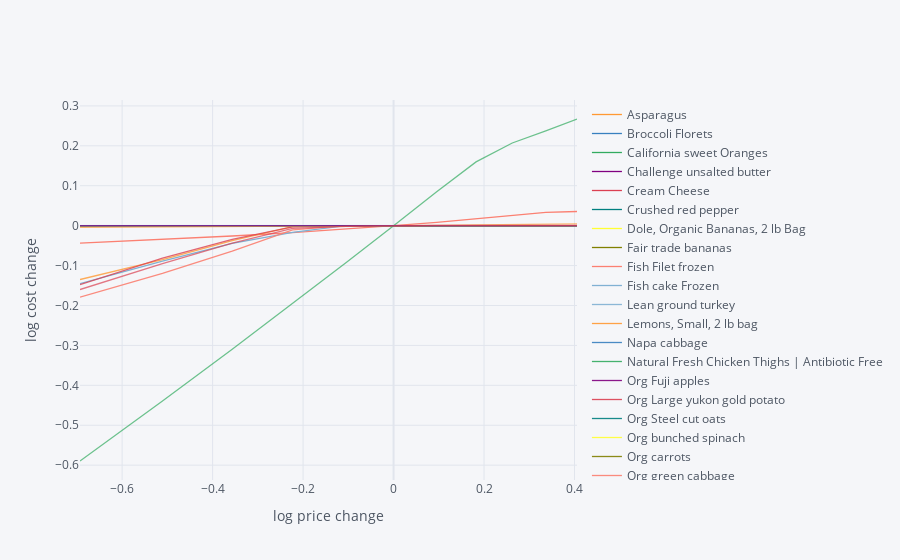

Notebook code for this chart:
### Markdown cell above
## Effects of Price Changes on Subsistence Diet Cost

### Code cell
import cufflinks as cf
cf.go_offline()

scale = [.5,.6,.7,.8,.9,1.,1.1,1.2,1.3,1.4,1.5]

cost0 = solve_subsistence_problem(FoodNutrients,Prices,bmin[group],bmax[group],tol=tol).fun

Price_response={}
for s in scale:
    cost = {}
    for i,p in enumerate(Prices):
        my_p = Prices.copy()
        my_p[i] = p*s
        result = solve_subsistence_problem(FoodNutrients,my_p, bmin[group], bmax[group],tol=tol)
        cost[Prices.index[i]] = np.log(result.fun/cost0)
    Price_response[np.log(s)] = cost

Price_response = pd.DataFrame(Price_response).T
Price_response.iplot(xTitle='log price change',yTitle='log cost change')

### Figure 1 — Plotly figure (JSON) as saved in the notebook; plotly's stock layout.template omitted (floating-point values rounded to 4 significant figures)
{"data": [{"line": {"color": "rgba(255, 153, 51, 1.0)", "dash": "solid", "shape": "linear", "width": 1.3}, "mode": "lines", "name": "Asparagus", "text": "", "type": "scatter", "x": [-0.6931, -0.5108, -0.3567, -0.2231, -0.1054, 0, 0.09531, 0.1823, 0.2624, 0.3365, 0.4055], "y": [4.803e-08, 3.337e-08, 1.785e-08, 2.608e-09, -4.38e-09, 0, -1.203e-08, -1.73e-08, -1.741e-08, -2.245e-08, -2.312e-08]}, {"line": {"color": "rgba(55, 128, 191, 1.0)", "dash": "solid", "shape": "linear", "width": 1.3}, "mode": "lines", "name": "Broccoli Florets", "text": "", "type": "scatter", "x": [-0.6931, -0.5108, -0.3567, -0.2231, -0.1054, 0, 0.09531, 0.1823, 0.2624, 0.3365, 0.4055], "y": [7.906e-09, 1.134e-08, 9.823e-09, 3.299e-09, -7.477e-09, 0, -1.461e-08, -2.247e-08, -1.165e-08, -2.37e-08, -2.374e-08]}, {"line": {"color": "rgba(50, 171, 96, 1.0)", "dash": "solid", "shape": "linear", "width": 1.3}, "mode": "lines", "name": "California sweet Oranges", "text": "", "type": "scatter", "x": [-0.6931, -0.5108, -0.3567, -0.2231, -0.1054, 0, 0.09531, 0.1823, 0.2624, 0.3365, 0.4055], "y": [-0.000293, 1.308e-07, 1.474e-07, 9.954e-08, 2.916e-08, 0, -1.71e-08, -2.342e-08, -1.211e-08, -2.329e-08, -2.327e-08]}, {"line": {"color": "rgba(128, 0, 128, 1.0)", "dash": "solid", "shape": "linear", "width": 1.3}, "mode": "lines", "name": "Challenge unsalted butter", "text": "", "type": "scatter", "x": [-0.6931, -0.5108, -0.3567, -0.2231, -0.1054, 0, 0.09531, 0.1823, 0.2624, 0.3365, 0.4055], "y": [-2.412e-08, -2.418e-08, -2.33e-08, -2.243e-08, -1.493e-08, 0, -3.123e-10, 2.533e-08, 4.82e-08, 6.56e-08, 7.883e-08]}, {"line": {"color": "rgba(219, 64, 82, 1.0)", "dash": "solid", "shape": "linear", "width": 1.3}, "mode": "lines", "name": "Cream Cheese", "text": "", "type": "scatter", "x": [-0.6931, -0.5108, -0.3567, -0.2231, -0.1054, 0, 0.09531, 0.1823, 0.2624, 0.3365, 0.4055], "y": [-2.285e-08, -2.192e-08, 7.958e-09, 7.333e-08, 6.577e-08, 0, -2.335e-08, -2.349e-08, -2.361e-08, -2.373e-08, -2.366e-08]}, {"line": {"color": "rgba(0, 128, 128, 1.0)", "dash": "solid", "shape": "linear", "width": 1.3}, "mode": "lines", "name": "Crushed red pepper ", "text": "", "type": "scatter", "x": [-0.6931, -0.5108, -0.3567, -0.2231, -0.1054, 0, 0.09531, 0.1823, 0.2624, 0.3365, 0.4055], "y": [0, 0, 0, 0, 0, 0, 0, 0, 0, 0, 0]}, {"line": {"color": "rgba(255, 255, 51, 1.0)", "dash": "solid", "shape": "linear", "width": 1.3}, "mode": "lines", "name": "Dole, Organic Bananas, 2 lb Bag", "text": "", "type": "scatter", "x": [-0.6931, -0.5108, -0.3567, -0.2231, -0.1054, 0, 0.09531, 0.1823, 0.2624, 0.3365, 0.4055], "y": [-0.0005081, -2.433e-08, 2.962e-08, -4.774e-09, 1.557e-09, 0, -3.629e-09, -8.737e-09, -1.565e-08, -1.766e-08, -8.331e-09]}, {"line": {"color": "rgba(128, 128, 0, 1.0)", "dash": "solid", "shape": "linear", "width": 1.3}, "mode": "lines", "name": "Fair trade bananas", "text": "", "type": "scatter", "x": [-0.6931, -0.5108, -0.3567, -0.2231, -0.1054, 0, 0.09531, 0.1823, 0.2624, 0.3365, 0.4055], "y": [-1.014e-08, -2.226e-08, -2.25e-08, -1.699e-08, -1.773e-08, 0, -7.699e-09, 7.198e-09, 2.053e-08, 3.09e-08, 3.809e-08]}, {"line": {"color": "rgba(251, 128, 114, 1.0)", "dash": "solid", "shape": "linear", "width": 1.3}, "mode": "lines", "name": "Fish Filet frozen", "text": "", "type": "scatter", "x": [-0.6931, -0.5108, -0.3567, -0.2231, -0.1054, 0, 0.09531, 0.1823, 0.2624, 0.3365, 0.4055], "y": [-0.04358, -0.03471, -0.02592, -0.01721, -0.008566, 0, 0.008493, 0.01691, 0.02527, 0.03355, 0.0355]}, {"line": {"color": "rgba(128, 177, 211, 1.0)", "dash": "solid", "shape": "linear", "width": 1.3}, "mode": "lines", "name": "Fish cake Frozen", "text": "", "type": "scatter", "x": [-0.6931, -0.5108, -0.3567, -0.2231, -0.1054, 0, 0.09531, 0.1823, 0.2624, 0.3365, 0.4055], "y": [-0.1453, -0.0889, -0.04413, -0.01688, 5.289e-09, 0, -2.425e-08, -2.373e-08, 4.864e-08, 5.565e-08, -1.993e-08]}, {"line": {"color": "rgba(128, 177, 211, 0.8999999999999999)", "dash": "solid", "shape": "linear", "width": 1.3}, "mode": "lines", "name": "Lean ground turkey", "text": "", "type": "scatter", "x": [-0.6931, -0.5108, -0.3567, -0.2231, -0.1054, 0, 0.09531, 0.1823, 0.2624, 0.3365, 0.4055], "y": [2.009e-08, -4.284e-10, -1.922e-09, -6.35e-09, -3.488e-09, 0, -1.557e-09, -6.173e-09, 3.997e-09, 1.476e-08, 2.526e-08]}, {"line": {"color": "rgba(255, 153, 51, 0.8999999999999999)", "dash": "solid", "shape": "linear", "width": 1.3}, "mode": "lines", "name": "Lemons, Small, 2 lb bag", "text": "", "type": "scatter", "x": [-0.6931, -0.5108, -0.3567, -0.2231, -0.1054, 0, 0.09531, 0.1823, 0.2624, 0.3365, 0.4055], "y": [-2.304e-08, -2.334e-08, 1.124e-09, 4.259e-09, -1.445e-09, 0, -1.759e-08, -2.416e-08, -2.334e-08, -2.338e-08, -2.342e-08]}, {"line": {"color": "rgba(55, 128, 191, 0.8999999999999999)", "dash": "solid", "shape": "linear", "width": 1.3}, "mode": "lines", "name": "Napa cabbage", "text": "", "type": "scatter", "x": [-0.6931, -0.5108, -0.3567, -0.2231, -0.1054, 0, 0.09531, 0.1823, 0.2624, 0.3365, 0.4055], "y": [-2.432e-08, -2.43e-08, -2.299e-08, -1.94e-08, 2.258e-08, 0, -2.272e-08, -2.336e-08, -2.344e-08, -2.352e-08, -2.36e-08]}, {"line": {"color": "rgba(50, 171, 96, 0.8999999999999999)", "dash": "solid", "shape": "linear", "width": 1.3}, "mode": "lines", "name": "Natural Fresh Chicken Thighs | Antibiotic Free", "text": "", "type": "scatter", "x": [-0.6931, -0.5108, -0.3567, -0.2231, -0.1054, 0, 0.09531, 0.1823, 0.2624, 0.3365, 0.4055], "y": [-2.324e-08, -2.326e-08, -2.424e-08, -2.27e-08, -2.051e-08, 0, 2.263e-09, 2.807e-08, 4.814e-08, 6.131e-08, 6.884e-08]}, {"line": {"color": "rgba(128, 0, 128, 0.8999999999999999)", "dash": "solid", "shape": "linear", "width": 1.3}, "mode": "lines", "name": "Org Fuji apples", "text": "", "type": "scatter", "x": [-0.6931, -0.5108, -0.3567, -0.2231, -0.1054, 0, 0.09531, 0.1823, 0.2624, 0.3365, 0.4055], "y": [-2.321e-08, -2.322e-08, -2.323e-08, -2.322e-08, -2.249e-08, 0, 2.538e-08, 6.632e-08, 8.67e-08, 8.589e-08, 6.835e-08]}, {"line": {"color": "rgba(219, 64, 82, 0.8999999999999999)", "dash": "solid", "shape": "linear", "width": 1.3}, "mode": "lines", "name": "Org Large yukon gold potato", "text": "", "type": "scatter", "x": [-0.6931, -0.5108, -0.3567, -0.2231, -0.1054, 0, 0.09531, 0.1823, 0.2624, 0.3365, 0.4055], "y": [1.745e-08, 1.013e-08, 1.919e-09, -6.449e-09, -1.399e-09, 0, -6.925e-09, -1.646e-08, -1.97e-08, -1.892e-08, -2.247e-08]}, {"line": {"color": "rgba(0, 128, 128, 0.8999999999999999)", "dash": "solid", "shape": "linear", "width": 1.3}, "mode": "lines", "name": "Org Steel cut oats", "text": "", "type": "scatter", "x": [-0.6931, -0.5108, -0.3567, -0.2231, -0.1054, 0, 0.09531, 0.1823, 0.2624, 0.3365, 0.4055], "y": [1.047e-08, 6.021e-09, 3.403e-09, 1.779e-09, 7.287e-10, 0, -5.862e-10, -1.168e-09, -1.856e-09, -2.733e-09, -3.861e-09]}, {"line": {"color": "rgba(255, 255, 51, 0.8999999999999999)", "dash": "solid", "shape": "linear", "width": 1.3}, "mode": "lines", "name": "Org bunched spinach", "text": "", "type": "scatter", "x": [-0.6931, -0.5108, -0.3567, -0.2231, -0.1054, 0, 0.09531, 0.1823, 0.2624, 0.3365, 0.4055], "y": [1.434e-08, 4.975e-08, 6.745e-08, 6.158e-08, 2.702e-08, 0, -2.254e-08, -2.339e-08, -2.349e-08, -2.358e-08, -2.367e-08]}, {"line": {"color": "rgba(128, 128, 0, 0.8999999999999999)", "dash": "solid", "shape": "linear", "width": 1.3}, "mode": "lines", "name": "Org carrots", "text": "", "type": "scatter", "x": [-0.6931, -0.5108, -0.3567, -0.2231, -0.1054, 0, 0.09531, 0.1823, 0.2624, 0.3365, 0.4055], "y": [5.781e-08, 5.953e-08, 5.027e-08, 3.033e-08, 2.996e-09, 0, -2.084e-08, -2.265e-08, -2.409e-08, -2.348e-08, -2.355e-08]}, {"line": {"color": "rgba(251, 128, 114, 0.8999999999999999)", "dash": "solid", "shape": "linear", "width": 1.3}, "mode": "lines", "name": "Org green cabbage", "text": "", "type": "scatter", "x": [-0.6931, -0.5108, -0.3567, -0.2231, -0.1054, 0, 0.09531, 0.1823, 0.2624, 0.3365, 0.4055], "y": [-0.1789, -0.1196, -0.06358, -0.01054, 3.389e-07, 0, -2.318e-08, -2.418e-08, -2.418e-08, -2.416e-08, -2.417e-08]}, {"line": {"color": "rgba(251, 128, 114, 0.7999999999999998)", "dash": "solid", "shape": "linear", "width": 1.3}, "mode": "lines", "name": "Org large mushrooms", "text": "", "type": "scatter", "x": [-0.6931, -0.5108, -0.3567, -0.2231, -0.1054, 0, 0.09531, 0.1823, 0.2624, 0.3365, 0.4055], "y": [-2.361e-08, -2.36e-08, -2.355e-08, -2.364e-08, -2.362e-08, 0, 4.719e-08, -1.955e-08, -2.283e-08, -2.324e-08, -2.361e-08]}, {"line": {"color": "rgba(128, 177, 211, 0.7999999999999998)", "dash": "solid", "shape": "linear", "width": 1.3}, "mode": "lines", "name": "Org mandarin", "text": "", "type": "scatter", "x": [-0.6931, -0.5108, -0.3567, -0.2231, -0.1054, 0, 0.09531, 0.1823, 0.2624, 0.3365, 0.4055], "y": [8.281e-08, -1.102e-08, -2.326e-08, -2.331e-08, -1.841e-08, 0, 2.429e-08, 7.183e-08, 1.02e-07, 1.113e-07, 1.028e-07]}, {"line": {"color": "rgba(255, 153, 51, 0.7999999999999998)", "dash": "solid", "shape": "linear", "width": 1.3}, "mode": "lines", "name": "Org yellow onions", "text": "", "type": "scatter", "x": [-0.6931, -0.5108, -0.3567, -0.2231, -0.1054, 0, 0.09531, 0.1823, 0.2624, 0.3365, 0.4055], "y": [-0.135, -0.08514, -0.03768, -0.002267, -2.424e-08, 0, -2.383e-08, -2.424e-08, -2.426e-08, -2.428e-08, -2.221e-08]}, {"line": {"color": "rgba(55, 128, 191, 0.7999999999999998)", "dash": "solid", "shape": "linear", "width": 1.3}, "mode": "lines", "name": "Org zucchini", "text": "", "type": "scatter", "x": [-0.6931, -0.5108, -0.3567, -0.2231, -0.1054, 0, 0.09531, 0.1823, 0.2624, 0.3365, 0.4055], "y": [5.786e-08, 5.175e-08, 3.955e-08, 2.125e-08, -1.2e-09, 0, -1.673e-08, -2.249e-08, -2.417e-08, -2.358e-08, -2.369e-08]}, {"line": {"color": "rgba(50, 171, 96, 0.7999999999999998)", "dash": "solid", "shape": "linear", "width": 1.3}, "mode": "lines", "name": "Organic rice", "text": "", "type": "scatter", "x": [-0.6931, -0.5108, -0.3567, -0.2231, -0.1054, 0, 0.09531, 0.1823, 0.2624, 0.3365, 0.4055], "y": [-2.223e-08, -8.363e-09, -2.427e-08, -1.795e-08, 2.243e-08, 0, -2.354e-08, -2.37e-08, -2.409e-08, -2.419e-08, -2.427e-08]}, {"line": {"color": "rgba(128, 0, 128, 0.7999999999999998)", "dash": "solid", "shape": "linear", "width": 1.3}, "mode": "lines", "name": "Ottogi Gold Mayonnaise", "text": "", "type": "scatter", "x": [-0.6931, -0.5108, -0.3567, -0.2231, -0.1054, 0, 0.09531, 0.1823, 0.2624, 0.3365, 0.4055], "y": [-2.421e-08, -2.364e-08, -2.22e-08, 1.595e-08, 6.656e-08, 0, -2.345e-08, -2.367e-08, -2.373e-08, -2.366e-08, -2.377e-08]}, {"line": {"color": "rgba(219, 64, 82, 0.7999999999999998)", "dash": "solid", "shape": "linear", "width": 1.3}, "mode": "lines", "name": "Pork belly skin on thick", "text": "", "type": "scatter", "x": [-0.6931, -0.5108, -0.3567, -0.2231, -0.1054, 0, 0.09531, 0.1823, 0.2624, 0.3365, 0.4055], "y": [-0.1477, -0.08147, -0.03414, -0.003056, -0.001192, 0, -1.715e-08, -2.306e-08, -2.055e-08, 1.744e-08, -2.405e-08]}, {"line": {"color": "rgba(0, 128, 128, 0.7999999999999998)", "dash": "solid", "shape": "linear", "width": 1.3}, "mode": "lines", "name": "Rotisserie Chicken", "text": "", "type": "scatter", "x": [-0.6931, -0.5108, -0.3567, -0.2231, -0.1054, 0, 0.09531, 0.1823, 0.2624, 0.3365, 0.4055], "y": [-2.344e-08, -2.431e-08, -2.433e-08, -2.428e-08, -2.432e-08, 0, -2.234e-08, -2.422e-08, -2.422e-08, -2.421e-08, -2.421e-08]}, {"line": {"color": "rgba(255, 255, 51, 0.7999999999999998)", "dash": "solid", "shape": "linear", "width": 1.3}, "mode": "lines", "name": "Sajo Light Tuna", "text": "", "type": "scatter", "x": [-0.6931, -0.5108, -0.3567, -0.2231, -0.1054, 0, 0.09531, 0.1823, 0.2624, 0.3365, 0.4055], "y": [-2.205e-08, -9.055e-09, 1.144e-08, 3.078e-08, 4.194e-08, 0, -2.364e-08, -2.366e-08, -2.339e-08, -2.358e-08, -2.425e-08]}, {"line": {"color": "rgba(128, 128, 0, 0.7999999999999998)", "dash": "solid", "shape": "linear", "width": 1.3}, "mode": "lines", "name": "Salted shrimp", "text": "", "type": "scatter", "x": [-0.6931, -0.5108, -0.3567, -0.2231, -0.1054, 0, 0.09531, 0.1823, 0.2624, 0.3365, 0.4055], "y": [3.769e-08, 3.455e-08, 2.831e-08, 1.675e-08, -1.197e-09, 0, -1.919e-08, -2.35e-08, -2.374e-08, -2.37e-08, -2.365e-08]}, {"line": {"color": "rgba(128, 128, 0, 0.7)", "dash": "solid", "shape": "linear", "width": 1.3}, "mode": "lines", "name": "Sanuki Udon", "text": "", "type": "scatter", "x": [-0.6931, -0.5108, -0.3567, -0.2231, -0.1054, 0, 0.09531, 0.1823, 0.2624, 0.3365, 0.4055], "y": [1.937e-08, 5.853e-08, 8.353e-08, 6.397e-08, 1.913e-08, 0, -1.711e-08, -2.335e-08, -1.25e-08, -2.336e-08, -2.338e-08]}, {"line": {"color": "rgba(251, 128, 114, 0.7)", "dash": "solid", "shape": "linear", "width": 1.3}, "mode": "lines", "name": "Wonderful Halos Mandarins, 3lb Bag", "text": "", "type": "scatter", "x": [-0.6931, -0.5108, -0.3567, -0.2231, -0.1054, 0, 0.09531, 0.1823, 0.2624, 0.3365, 0.4055], "y": [6.543e-08, 4.902e-08, 2.976e-08, 9.876e-09, -6.269e-09, 0, -1.729e-08, -1.882e-08, -2.25e-08, -2.297e-08, -2.418e-08]}, {"line": {"color": "rgba(128, 177, 211, 0.7)", "dash": "solid", "shape": "linear", "width": 1.3}, "mode": "lines", "name": "boneless skinless chicken breast", "text": "", "type": "scatter", "x": [-0.6931, -0.5108, -0.3567, -0.2231, -0.1054, 0, 0.09531, 0.1823, 0.2624, 0.3365, 0.4055], "y": [5.171e-09, 1.777e-08, 5.536e-08, 5.765e-08, 2.354e-08, 0, -2.255e-08, -2.416e-08, -2.335e-08, -2.337e-08, -2.338e-08]}, {"line": {"color": "rgba(255, 153, 51, 0.7)", "dash": "solid", "shape": "linear", "width": 1.3}, "mode": "lines", "name": "cheddar cheese", "text": "", "type": "scatter", "x": [-0.6931, -0.5108, -0.3567, -0.2231, -0.1054, 0, 0.09531, 0.1823, 0.2624, 0.3365, 0.4055], "y": [-0.00448, -0.003582, -0.002686, -0.00179, -0.0008944, 0, 0.0008936, 0.001786, 0.002678, 0.00357, 0.00446]}, {"line": {"color": "rgba(55, 128, 191, 0.7)", "dash": "solid", "shape": "linear", "width": 1.3}, "mode": "lines", "name": "chicken breast ", "text": "", "type": "scatter", "x": [-0.6931, -0.5108, -0.3567, -0.2231, -0.1054, 0, 0.09531, 0.1823, 0.2624, 0.3365, 0.4055], "y": [-2.322e-08, -2.326e-08, -2.326e-08, -2.361e-08, -1.714e-08, 0, 8.318e-09, 3.857e-08, 5.908e-08, 7.009e-08, 7.355e-08]}, {"line": {"color": "rgba(50, 171, 96, 0.7)", "dash": "solid", "shape": "linear", "width": 1.3}, "mode": "lines", "name": "green bell peppers", "text": "", "type": "scatter", "x": [-0.6931, -0.5108, -0.3567, -0.2231, -0.1054, 0, 0.09531, 0.1823, 0.2624, 0.3365, 0.4055], "y": [-0.5897, -0.4395, -0.3097, -0.1955, -0.09297, 0, 0.08506, 0.1598, 0.2071, 0.2376, 0.2673]}, {"line": {"color": "rgba(128, 0, 128, 0.7)", "dash": "solid", "shape": "linear", "width": 1.3}, "mode": "lines", "name": "ground beef", "text": "", "type": "scatter", "x": [-0.6931, -0.5108, -0.3567, -0.2231, -0.1054, 0, 0.09531, 0.1823, 0.2624, 0.3365, 0.4055], "y": [6.535e-08, 7.046e-08, 5.274e-08, 2.421e-08, -3.387e-09, 0, -1.847e-08, -1.881e-08, -2.257e-08, -2.251e-08, -2.285e-08]}, {"line": {"color": "rgba(219, 64, 82, 0.7)", "dash": "solid", "shape": "linear", "width": 1.3}, "mode": "lines", "name": "pork belly skinless thin", "text": "", "type": "scatter", "x": [-0.6931, -0.5108, -0.3567, -0.2231, -0.1054, 0, 0.09531, 0.1823, 0.2624, 0.3365, 0.4055], "y": [-0.16, -0.09537, -0.04392, -0.006918, -0.001795, 0, 0.0006679, 0.0006679, 0.0006678, 0.0006678, 0.0006678]}], "layout": {"legend": {"bgcolor": "#F5F6F9", "font": {"color": "#4D5663"}}, "paper_bgcolor": "#F5F6F9", "plot_bgcolor": "#F5F6F9", "title": {"font": {"color": "#4D5663"}}, "xaxis": {"gridcolor": "#E1E5ED", "showgrid": true, "tickfont": {"color": "#4D5663"}, "title": {"font": {"color": "#4D5663"}, "text": "log price change"}, "zerolinecolor": "#E1E5ED"}, "yaxis": {"gridcolor": "#E1E5ED", "showgrid": true, "tickfont": {"color": "#4D5663"}, "title": {"font": {"color": "#4D5663"}, "text": "log cost change"}, "zerolinecolor": "#E1E5ED"}}}
